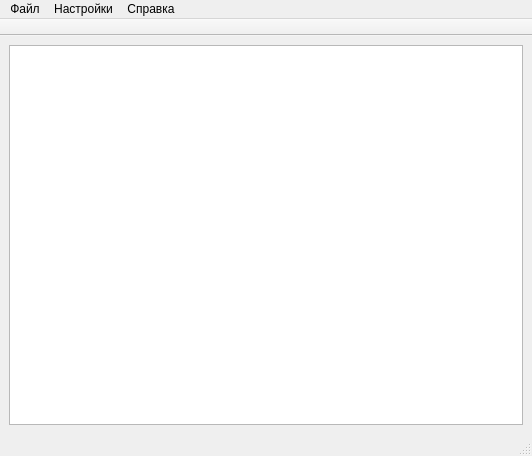
<?xml version="1.0" encoding="UTF-8"?>
<ui version="4.0">
 <class>MainWindow</class>
 <widget class="QMainWindow" name="MainWindow">
  <property name="geometry">
   <rect>
    <x>0</x>
    <y>0</y>
    <width>532</width>
    <height>456</height>
   </rect>
  </property>
  <property name="windowTitle">
   <string>Текстовый редактор</string>
  </property>
  <widget class="QWidget" name="centralwidget">
   <layout class="QHBoxLayout" name="horizontalLayout" stretch="0">
    <item>
     <layout class="QHBoxLayout" name="hLayout" stretch="5">
      <item>
       <widget class="QTextEdit" name="textEdit"/>
      </item>
     </layout>
    </item>
   </layout>
  </widget>
  <widget class="QMenuBar" name="menubar">
   <property name="geometry">
    <rect>
     <x>0</x>
     <y>0</y>
     <width>532</width>
     <height>20</height>
    </rect>
   </property>
   <widget class="QMenu" name="menu">
    <property name="title">
     <string>Файл</string>
    </property>
    <addaction name="newFileAction"/>
    <addaction name="openFileAction"/>
    <addaction name="readOnlyAction"/>
    <addaction name="saveFileAction"/>
   </widget>
   <widget class="QMenu" name="menu_2">
    <property name="tearOffEnabled">
     <bool>false</bool>
    </property>
    <property name="title">
     <string>Справка</string>
    </property>
    <addaction name="showHelpAction"/>
    <addaction name="aboutProgramAction"/>
   </widget>
   <widget class="QMenu" name="menu_3">
    <property name="title">
     <string>Настройки</string>
    </property>
    <addaction name="shortcutsPrefsAction"/>
    <addaction name="translationChangeAction"/>
    <addaction name="changeThemeAction"/>
   </widget>
   <addaction name="menu"/>
   <addaction name="menu_3"/>
   <addaction name="menu_2"/>
  </widget>
  <widget class="QStatusBar" name="statusbar"/>
  <widget class="QToolBar" name="toolBar">
   <property name="cursor">
    <cursorShape>IBeamCursor</cursorShape>
   </property>
   <property name="windowTitle">
    <string>toolBar</string>
   </property>
   <property name="movable">
    <bool>false</bool>
   </property>
   <property name="iconSize">
    <size>
     <width>32</width>
     <height>32</height>
    </size>
   </property>
   <property name="floatable">
    <bool>true</bool>
   </property>
   <attribute name="toolBarArea">
    <enum>TopToolBarArea</enum>
   </attribute>
   <attribute name="toolBarBreak">
    <bool>false</bool>
   </attribute>
  </widget>
  <action name="openFileAction">
   <property name="text">
    <string>Открыть</string>
   </property>
  </action>
  <action name="saveFileAction">
   <property name="enabled">
    <bool>true</bool>
   </property>
   <property name="text">
    <string>Сохранить</string>
   </property>
  </action>
  <action name="showHelpAction">
   <property name="text">
    <string>Показать справку</string>
   </property>
  </action>
  <action name="aboutProgramAction">
   <property name="text">
    <string>О программе</string>
   </property>
  </action>
  <action name="readOnlyAction">
   <property name="text">
    <string>Открыть для чтения</string>
   </property>
  </action>
  <action name="newFileAction">
   <property name="text">
    <string>Новый</string>
   </property>
   <property name="iconText">
    <string>Новый</string>
   </property>
  </action>
  <action name="shortcutsPrefsAction">
   <property name="text">
    <string>Клавиши быстрого доступа</string>
   </property>
  </action>
  <action name="translationChangeAction">
   <property name="text">
    <string>Сменить язык интерфейса</string>
   </property>
  </action>
  <action name="changeThemeAction">
   <property name="text">
    <string>Сменить тему</string>
   </property>
  </action>
 </widget>
 <resources/>
 <connections/>
</ui>
